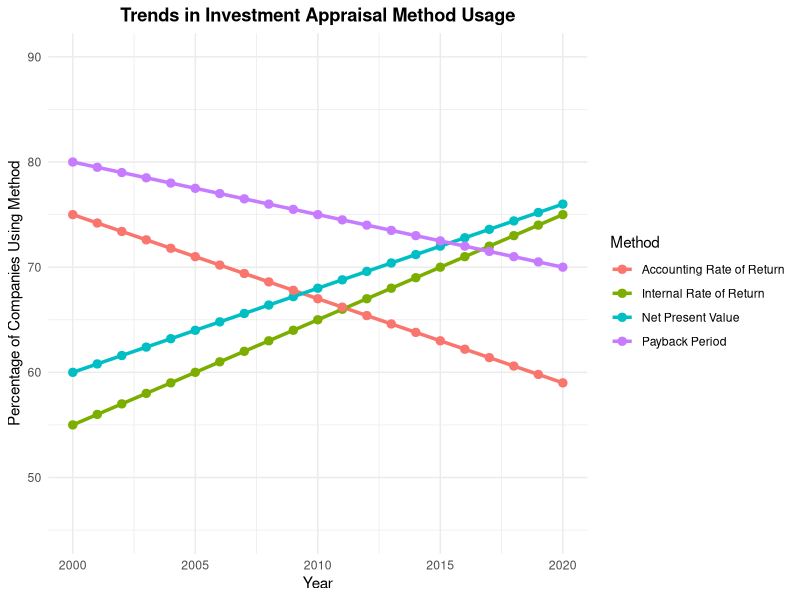
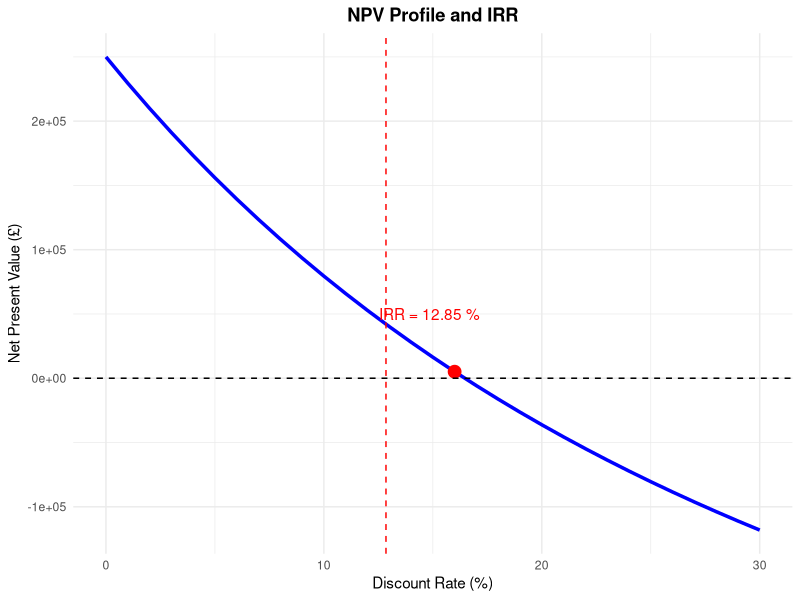

The R source for these figures, in order:
## ---- chunk 1
library(ggplot2)
## ---- chunk 2
library(ggplot2)
years <- 2000:2020
NPV_usage <- 60 + (0:20)*0.8
IRR_usage <- 55 + (0:20)*1.0
PP_usage <- 80 - (0:20)*0.5
ARR_usage <- 75 - (0:20)*0.8

df <- data.frame(Year = rep(years, 4),
                Method = factor(rep(c("Net Present Value", "Internal Rate of Return", 
                                      "Payback Period", "Accounting Rate of Return"), each = 21)),
                Usage = c(NPV_usage, IRR_usage, PP_usage, ARR_usage))

ggplot(df, aes(x = Year, y = Usage, color = Method, group = Method)) +
  geom_line(size = 1.2) +
  geom_point(size = 2.5) +
  theme_minimal() +
  labs(title = "Trends in Investment Appraisal Method Usage",
       y = "Percentage of Companies Using Method",
       x = "Year") +
  scale_y_continuous(limits = c(45, 90)) +
  theme(legend.position = "right",
        plot.title = element_text(hjust = 0.5, face = "bold"))
## ---- chunk 3
discount_rates <- seq(0, 0.30, by = 0.01)
cf <- c(-500000, 150000, 180000, 200000, 120000, 100000)
npvs <- sapply(discount_rates, function(r) sum(cf / (1 + r)^(0:(length(cf)-1))))

df_npv_profile <- data.frame(Rate = discount_rates*100, NPV = npvs)

ggplot(df_npv_profile, aes(x = Rate, y = NPV)) +
  geom_line(size = 1.2, color = "blue") +
  geom_point(data = df_npv_profile[which.min(abs(df_npv_profile$NPV)), ], 
             aes(x = Rate, y = NPV), size = 4, color = "red") +
  geom_hline(yintercept = 0, linetype = "dashed") +
  geom_vline(xintercept = 12.85, linetype = "dashed", color = "red") +
  annotate("text", x = 12.85 + 2, y = 50000, 
           label = paste("IRR =", 12.85, "%"), color = "red") +
  theme_minimal() +
  labs(title = "NPV Profile and IRR",
       x = "Discount Rate (%)",
       y = "Net Present Value (£)") +
  theme(plot.title = element_text(hjust = 0.5, face = "bold"))
